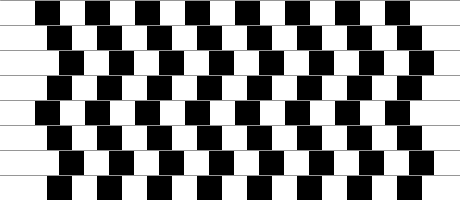
Frame 1 (no input)
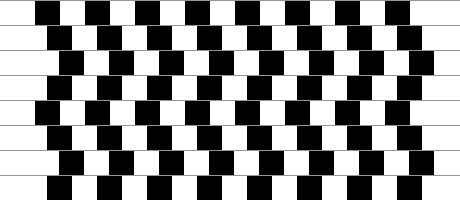
Frame 60 (the mouse pressed at the canvas centre just before this capture)
Frame 120 (the mouse held since frame 60 and released just before this capture): identical to frame 60, image omitted

The Processing sketch that drew these frames (run headless with seeded random() and noise(); from frame 60 on, the mouse is pressed at the canvas centre):

// Processing sketch: CafeWall
// ── CafeWall.pde
void setup() {
    size(460, 200);
    background(255);
}

int boxSize = 25;
int boxDiff = boxSize / 2;
int distX = 35;
void draw() {
    fill(0);
    for(int i = 0; (i + 1) * boxSize <= height; i++){
        noStroke();
        float firstX = i % 4 == 3 ? boxDiff : (i % 4) * boxDiff;
        for(int j = 0; firstX + j * boxSize * 2 + distX + boxSize < width; j++){
            rect(firstX + j * boxSize * 2 + distX, i * boxSize, boxSize, boxSize);
        }
        stroke(150);
        strokeWeight(1);
        line(0, i * boxSize, width, i * boxSize);
        line(0, (i + 1) * boxSize, width, (i + 1) * boxSize);
    }
}

void keyPressed() {
    if(key == 'p') save("frame/CafeWall.png");
}
